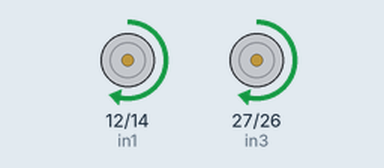
Recording of a sketch running on a simulated ESP32. Shown: motor-driver pin pairs drawn as motors (green arrow = first pin HIGH = forward, orange = second pin HIGH = backward, longer = more drive, scaled by the enable pin).

Above: at 2.5 s.
At 7.5 s:
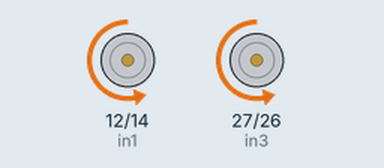
Timing chart, 0 to 13.0 s (numbered marks = the images above):
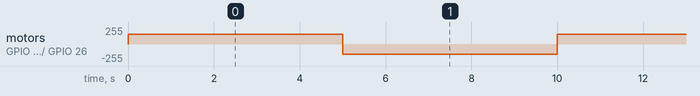

The sketch:

rbt.ino
```cpp
// motor 1
int ena = 13;
int in1 = 12;
int in2 = 14;

// motor2
int enb = 25;
int in3 = 27;
int in4 = 26;

void forward() {
  digitalWrite(in1, HIGH);
  digitalWrite(in2, LOW);

  digitalWrite(in3, HIGH);
  digitalWrite(in4, LOW);

  analogWrite(ena, 150);
  analogWrite(enb, 150);
}

void reverse() {
  digitalWrite(in1, LOW);
  digitalWrite(in2, HIGH);

  digitalWrite(in3, LOW);
  digitalWrite(in4, HIGH);

  analogWrite(ena, 150);
  analogWrite(enb, 150);
}

void setup() {
  // put your setup code here, to run once:
  pinMode(ena, OUTPUT);
  pinMode(in1, OUTPUT);
  pinMode(in2, OUTPUT);
  pinMode(enb, OUTPUT);
  pinMode(in3, OUTPUT);
  pinMode(in4, OUTPUT);

  ledcAttachPin(ena, 0);
  ledcAttachPin(enb, 0);
  ledcSetup(0, 1000, 8);
}

void loop() {
  // put your main code here, to run repeatedly:
  forward();

  delay(5000);

  reverse();

  delay(5000);

}
```

Measured:
- by itself, motor on GPIO 12 (in1) / GPIO 14 (in2), motor on GPIO 27 (in3) / GPIO 26 (in4): alternates forward 150/255 for 5.0 s and backward 150/255 for 5.0 s
